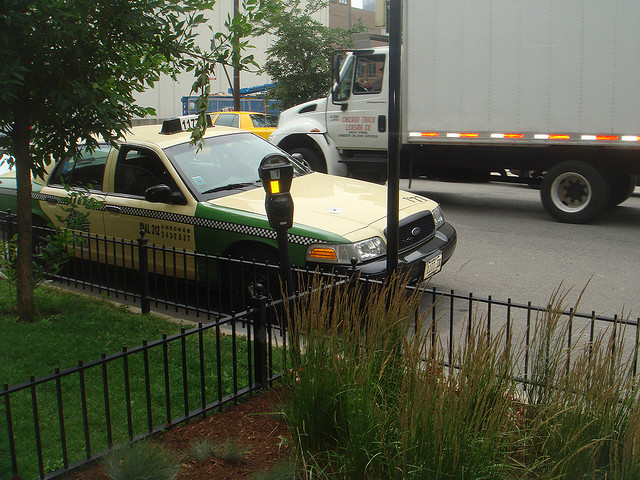
//> input picture modules/image_preprocess/test.jpg, 640 x 480 px
$ ./ip_test   (built with g++ and OpenCV 4)
//> lines starting //> are read from the running program, lines starting //| are printed output that depends on the picture
//> further down, img is the input picture: 480 rows x 640 cols, CV_8UC3; mean B, G, R 69.9, 87.5, 84.4
#include <opencv2/opencv.hpp>
#include <vector>
#include <string>
#include <iostream>
#include <fstream>

// config
#define IMAGE_SIZE 384
#define NUM_CHANNELS 3
#define rescale_factor 0.00392156862745098

// Note: change to double
// float => double & CV_32FC3 => CV_64FC3 & Vec3f => Vec3d

void normalize(float out[NUM_CHANNELS][IMAGE_SIZE][IMAGE_SIZE], std::vector<cv::Mat> channels) {
    // 假設 image 是 CV_32FC3 格式，且值域為 [0, 1]
    const float mean[NUM_CHANNELS] = {0.5, 0.5, 0.5};
    const float std[NUM_CHANNELS]  = {0.5, 0.5, 0.5};

    for (int c = 0; c < NUM_CHANNELS; ++c) {
        for (int i = 0; i < IMAGE_SIZE; ++i) {
            for (int j = 0; j < IMAGE_SIZE; ++j) {
                float pixel = channels[c].at<float>(i, j);
                out[c][i][j] = (pixel - mean[c]) / std[c];
            }
        }
    }
}

void preprocess(float out[NUM_CHANNELS][IMAGE_SIZE][IMAGE_SIZE], const cv::Mat& image_bgr) {
    // 1. 將 BGR 轉為 RGB
    cv::Mat image_rgb;
    cv::cvtColor(image_bgr, image_rgb, cv::COLOR_BGR2RGB);
    std::cout << "Before preprocess shape: (" << image_rgb.cols << ", " << image_rgb.rows << ", " << image_rgb.channels();
//| Before preprocess shape: (640, 480, 3
    std::cout << "), first pixel value: " << image_rgb.at<cv::Vec3b>(0, 0) << std::endl;
//| ), first pixel value: [18, 23, 17]

    // 2. 調整大小為 384x384
    cv::Mat resized;
    cv::resize(image_rgb, resized, cv::Size(IMAGE_SIZE, IMAGE_SIZE), 0 , 0, cv::INTER_AREA);
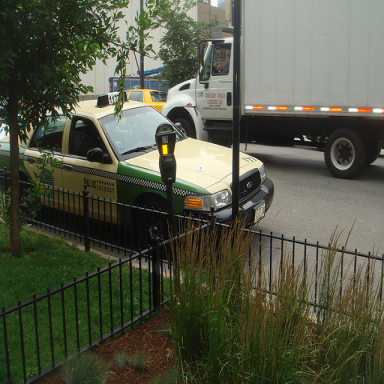
//> resized: 384 rows x 384 cols, CV_8UC3; mean R, G, B 84.4, 87.5, 69.9
    std::cout << "Resized shape: (" << resized.cols << ", " << resized.rows << ", " << resized.channels();
//| Resized shape: (384, 384, 3
    std::cout << "), first pixel value: " << resized.at<cv::Vec3b>(0, 0) << std::endl;
//| ), first pixel value: [19, 23, 17]

    // 3. 調整至 [0, 1] 範圍
    cv::Mat rescaled;
    resized.convertTo(rescaled, CV_32FC3, 1.0 / 255.0);
    std::cout << "Rescaled shape: (" << rescaled.cols << ", " << rescaled.rows << ", " << rescaled.channels();
//| Rescaled shape: (384, 384, 3
    std::cout << "), first pixel value: [" << rescaled.at<cv::Vec3f>(0, 0)[0] << ", " << rescaled.at<cv::Vec3f>(0, 0)[1] << ", " << rescaled.at<cv::Vec3f>(0, 0)[2] << "]" << std::endl;
//| ), first pixel value: [0.0745098, 0.0901961, 0.0666667]

    // 4. 拆分通道（R, G, B)
    std::vector<cv::Mat> channels(3);
    cv::split(rescaled, channels);
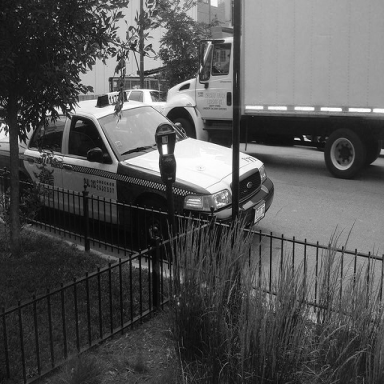
//> channels[0]: 384 rows x 384 cols, CV_32FC1; min 0.00784, max 1, mean 0.331
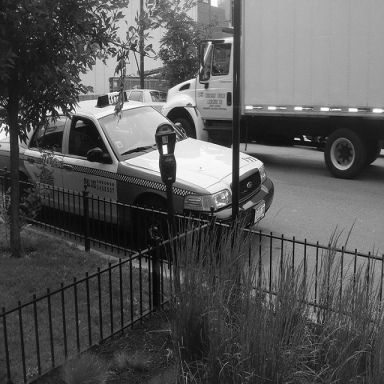
//> channels[1]: 384 rows x 384 cols, CV_32FC1; min 0.0118, max 0.996, mean 0.343
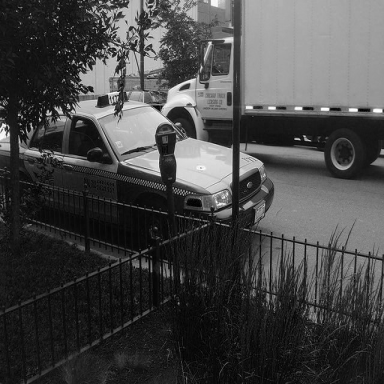
//> channels[2]: 384 rows x 384 cols, CV_32FC1; min 0.00392, max 1, mean 0.274
    std::cout << "split shape: (" << 3 << ", " << channels[0].cols << ", " << channels[0].rows;
//| split shape: (3, 384, 384
    std::cout << "), first pixel of each channel: " << channels[0].at<float>(0, 0) << ", " << channels[1].at<float>(0, 0) << ", " << channels[2].at<float>(0, 0) << std::endl;
//| ), first pixel of each channel: 0.0745098, 0.0901961, 0.0666667

    // 5. 正規化
    normalize(out, channels);
    std::cout << "normalize shape: (" << NUM_CHANNELS << ", " << IMAGE_SIZE << ", " << IMAGE_SIZE;
    std::cout << "), first pixel of each channel: " << out[0][0][0] << ", " << out[1][0][0] << ", " << out[2][0][0] << std::endl;
//| ), first pixel of each channel: -0.85098, -0.819608, -0.866667
}

int main() {
    std::string image_path = "test.jpg";

    // load image in BGR & HWC format => [Height(=image.rows), Width(=image.cols), Channels]
    cv::Mat img = cv::imread(image_path, cv::IMREAD_COLOR);
    if (img.empty()) {
        std::cerr << "Failed to load image from file: " << image_path << "\n";
        return 1;
    }

    // preprocess the image
    float preprocessed_img[NUM_CHANNELS][IMAGE_SIZE][IMAGE_SIZE];
    preprocess(preprocessed_img, img);
    std::cout << "After preprocess shape: (3, 384, 384)";
    std::cout << ", first pixel value: " << preprocessed_img[0][0][0] << ", " << preprocessed_img[1][0][0] << ", " << preprocessed_img[2][0][0] << std::endl;
//| , first pixel value: -0.85098, -0.819608, -0.866667

    // Save the preprocessed image to a binary file
    std::string filename = "preprocessed_implementation_cpp.bin";
    std::ofstream ofs(filename, std::ios::binary);
    if (!ofs) {
        std::cerr << "Cannot open file for writing: " << filename << std::endl;
        return 0;
    }
    ofs.write(reinterpret_cast<const char*>(preprocessed_img), sizeof(float) * NUM_CHANNELS * IMAGE_SIZE * IMAGE_SIZE);
    ofs.close();

    return 0;
}
